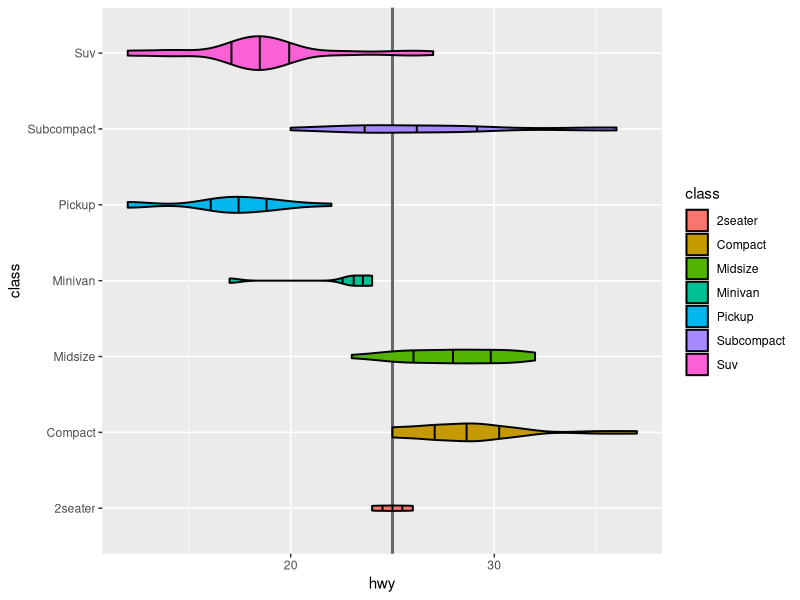

Write the R code that produced this figure.
## ---- chunk 1
#| echo: true
#| message: false
#| fig-width: 5
#| fig-height: 5

library(tidyverse)
mpg2008 <- 
  mpg |> 
  filter(year == 2008) |> 
  select(manufacturer, model, class, displ, hwy) |> 
  mutate(
    manufacturer = str_to_title(manufacturer),
    model = str_to_title(model),
    class = str_to_title(class)
  )
ggplot(mpg2008, aes(x = hwy, y = class, fill = class)) + 
  geom_vline(xintercept = 25, color = "grey40", linewidth = 1) +
  geom_violin(
    color = "black",
    linewidth = 2 / 3,
    draw_quantiles = c(0.25, 0.50, 0.75),
    scale = "count"
  )
